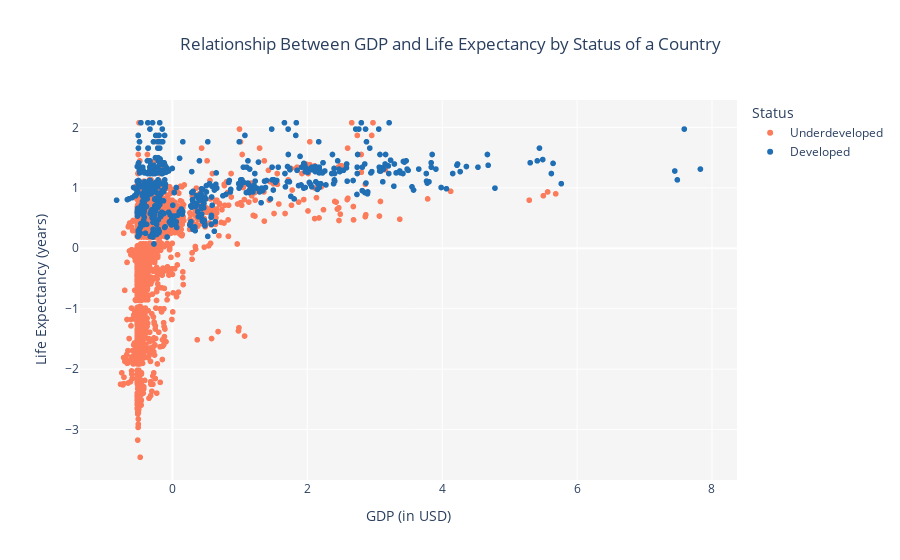

Notebook cell for this chart:
### Markdown cell above
### Interpretation of Life Expectancy Data:

The table shows the top 10 countries with the lowest and highest life expectancy based on the available data.

- **Top 10 Countries with Lowest Life Expectancy**: The countries with the lowest life expectancy include Sierra Leone, Central African Republic, and Lesotho. These countries have negative life expectancy values, indicating some issues with the data, such as missing values or anomalies during the data collection. In real-world cases, negative life expectancy is not possible, and further data cleaning or investigation may be required.

- **Top 10 Countries with Highest Life Expectancy**: On the other hand, countries like Japan, Sweden, and Iceland show the highest life expectancy values. These nations have consistently high life expectancy, likely due to better healthcare systems, quality of life, and overall economic conditions. Japan, for example, has one of the longest life expectancies globally, reflecting its excellent healthcare, diet, and lifestyle.

This data highlights the disparities in life expectancy across different regions, suggesting that countries with robust healthcare systems and stable economic conditions tend to have higher life expectancies, while those with poorer health infrastructure and other challenges face lower life expectancies. However, it is important to address the data quality issues, especially for countries with negative values.

### Code cell
# Convert GDP and Life Expectancy to numeric, handle errors by coercing non-numeric values to NaN
data['GDP'] = pd.to_numeric(data['GDP'], errors='coerce')
data['Life expectancy'] = pd.to_numeric(data['Life expectancy'], errors='coerce')

# Remove rows with missing GDP or Life Expectancy values
data_clean = data.dropna(subset=['GDP', 'Life expectancy'])

# Create a new column 'Status Category' to map numeric 'Status' to categorical labels
data_clean['Status Category'] = data_clean['Status'].apply(lambda x: 'Developed' if x > 0 else 'Underdeveloped')

# Create a scatter plot
fig = px.scatter(
    data_clean, 
    x='GDP', 
    y='Life expectancy', 
    hover_name='Status Category',  #
    hover_data={'GDP': True, 'Life expectancy': True, 'Status': True},  # Show 'Status Category' in hover data
    color='Status Category',  # Color the bubbles based on the 'Status Category' (Developed/Underdeveloped)
    title='Relationship Between GDP and Life Expectancy by Status of a Country',
    labels={'GDP': 'Gross Domestic Product (in USD)', 'Life expectancy': 'Life Expectancy (years)', 'Status Category': 'Status'},
    color_discrete_sequence=['#fb7b5b', '#206fb4']  # Colors for Developed and Underdeveloped
)

# Customize layout
fig.update_layout(
    xaxis_title='GDP (in USD)',
    yaxis_title='Life Expectancy (years)',
    plot_bgcolor='whitesmoke',
    title_x=0.5,  # Center title
)

# Show the plot
fig.show()

### Figure 1 — Plotly figure (JSON) as saved in the notebook; plotly's stock layout.template omitted (floating-point values rounded to 4 significant figures; data arrays with more than 128 entries replaced by an {"elided": "..."} marker saying what was removed)
{"data": [{"customdata": {"elided": "2426x1 float values"}, "hovertemplate": "<b>%{hovertext}</b><br><br>Status=%{customdata[0]}<br>Gross Domestic Product (in USD)=%{x}<br>Life Expectancy (years)=%{y}<extra></extra>", "hovertext": {"elided": "2426 str values"}, "legendgroup": "Underdeveloped", "marker": {"color": "#fb7b5b", "symbol": "circle"}, "mode": "markers", "name": "Underdeveloped", "showlegend": true, "type": "scattergl", "x": {"elided": "2426 float values"}, "xaxis": "x", "y": {"elided": "2426 float values"}, "yaxis": "y"}, {"customdata": {"elided": "512x1 float values"}, "hovertemplate": "<b>%{hovertext}</b><br><br>Status=%{customdata[0]}<br>Gross Domestic Product (in USD)=%{x}<br>Life Expectancy (years)=%{y}<extra></extra>", "hovertext": {"elided": "512 str values"}, "legendgroup": "Developed", "marker": {"color": "#206fb4", "symbol": "circle"}, "mode": "markers", "name": "Developed", "showlegend": true, "type": "scattergl", "x": {"elided": "512 float values"}, "xaxis": "x", "y": {"elided": "512 float values"}, "yaxis": "y"}], "layout": {"legend": {"title": {"text": "Status"}, "tracegroupgap": 0}, "plot_bgcolor": "whitesmoke", "title": {"text": "Relationship Between GDP and Life Expectancy by Status of a Country", "x": 0.5}, "xaxis": {"anchor": "y", "domain": [0, 1], "title": {"text": "GDP (in USD)"}}, "yaxis": {"anchor": "x", "domain": [0, 1], "title": {"text": "Life Expectancy (years)"}}}}
